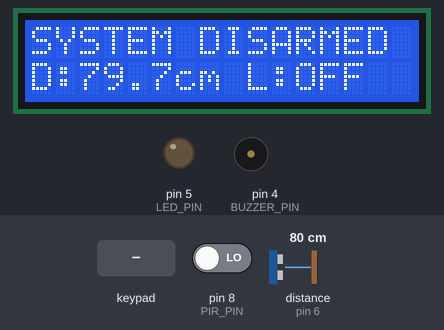
Bench run of a sketch on a simulated Arduino Uno, built with avr-gcc and run on an emulated ATmega328P. Shown: 16×2 character LCD, output pins drawn as LEDs (lit = HIGH), buzzer (waves = sounding). Wiring (inferred from the names in the program): ultrasonic range finder: trigger pin 7; echo pin 6. The inputs (shaded band) are chosen by the test bench; at power-on: distance to the obstacle (sensor on pin 6) 80 cm, pin 8 (PIR_PIN) LOW. The echo pulse lasts 58.3 µs per cm; pins used as bus, display or sensor lines are not drawn; what the sketch prints to the serial monitor is not drawn.

Above: at 3.3 s.
3.4 s: keypad keys 2 5 1 9 D pressed 0.4 s apart
At 5.17 s:
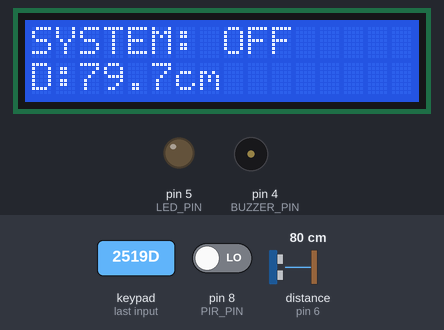
6.9 s: key 'A' pressed
At 8.0 s:
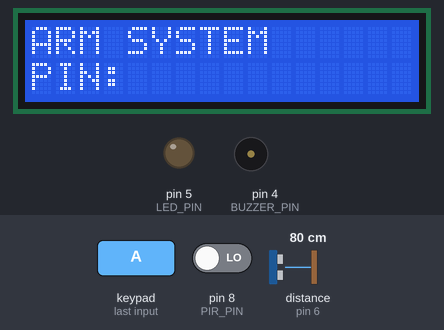
8.4 s: keypad keys 2 3 9 1 0 # pressed 0.4 s apart
At 8.6 s:
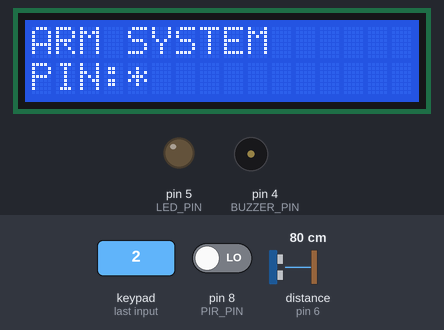
12.3 s: distance to the obstacle (sensor on pin 6) set to 2 cm
At 13.6 s:
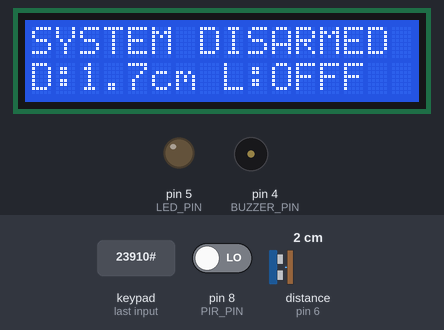
13.9 s: distance to the obstacle (sensor on pin 6) set to 4 cm
At 14.5 s:
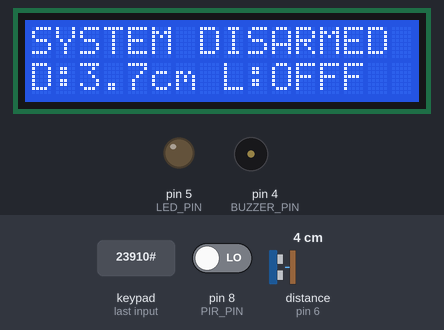
15.7 s: pin 8 (PIR_PIN) driven HIGH
At 17.7 s:
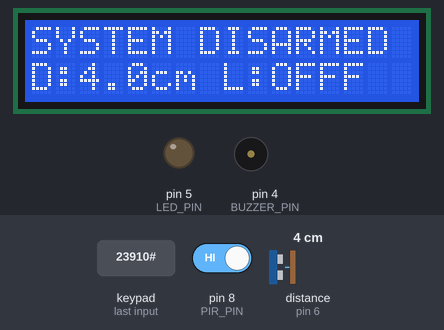
Timing chart, 0 to 18.9 s (numbered marks = the images above; inputs shaded):
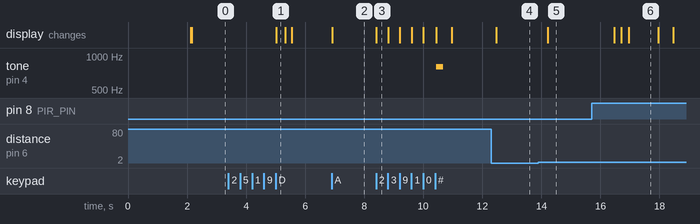

The sketch:

smart_security_system.ino
```cpp
#include <Wire.h>
#include <LiquidCrystal_I2C.h>
#include <Keypad.h>

// =============================
// LCD
// =============================
LiquidCrystal_I2C lcd(0x27, 16, 2);

// =============================
// PINS
// =============================
#define TRIG_PIN 7
#define ECHO_PIN 6
#define PIR_PIN 8
#define LED_PIN 5
#define BUZZER_PIN 4

// =============================
// KEYPAD
// =============================
const byte ROWS = 4;
const byte COLS = 4;

char keys[ROWS][COLS] = {
  {'1','2','3','A'},
  {'4','5','6','B'},
  {'7','8','9','C'},
  {'*','0','#','D'}
};

byte rowPins[ROWS] = {2, 3, 9, 10};
byte colPins[COLS] = {11, 12, 13, A0};

Keypad keypad = Keypad(
  makeKeymap(keys),
  rowPins,
  colPins,
  ROWS,
  COLS
);

// =============================
// SECURITY
// =============================
const String correctPIN = "2519";

String enteredPIN = "";

bool systemArmed = false;
bool enteringPIN = false;
bool armingMode = false;

// =============================
// TIMERS
// =============================
unsigned long lastMotionTime = 0;
unsigned long lastBeepTime = 0;
unsigned long lastDistanceTime = 0;
unsigned long lastLCDTime = 0;

const unsigned long LIGHT_TIMEOUT = 15000;
const unsigned long DISTANCE_INTERVAL = 100;
const unsigned long LCD_INTERVAL = 250;

// =============================
// SENSOR DATA
// =============================
float distance = 999;
bool motionDetected = false;

// =============================
// SETUP
// =============================
void setup() {

  Serial.begin(9600);

  pinMode(TRIG_PIN, OUTPUT);
  pinMode(ECHO_PIN, INPUT);

  pinMode(PIR_PIN, INPUT);

  pinMode(LED_PIN, OUTPUT);
  pinMode(BUZZER_PIN, OUTPUT);

  digitalWrite(LED_PIN, LOW);
  noTone(BUZZER_PIN);

  lcd.init();
  lcd.backlight();

  lcd.setCursor(0, 0);
  lcd.print("SMART ROOM");
  lcd.setCursor(0, 1);
  lcd.print("SECURITY SYSTEM");

  delay(2000);

  showMainScreen();
}

// =============================
// MAIN LOOP
// =============================
void loop() {

  handleKeypad();

  readPIR();

  updateDistance();

  updateLight();

  updateBuzzer();

  updateLCD();

}

// =============================
// KEYPAD
// =============================
void handleKeypad() {

  char key = keypad.getKey();

  if (!key) {
    return;
  }

  Serial.print("Key: ");
  Serial.println(key);

  // -------------------------
  // Start ARM
  // -------------------------
  if (key == 'A') {

    enteringPIN = true;
    armingMode = true;
    enteredPIN = "";

    lcd.clear();
    lcd.setCursor(0, 0);
    lcd.print("ARM SYSTEM");
    lcd.setCursor(0, 1);
    lcd.print("PIN:");

    return;
  }

  // -------------------------
  // Start DISARM
  // -------------------------
  if (key == 'B') {

    enteringPIN = true;
    armingMode = false;
    enteredPIN = "";

    lcd.clear();
    lcd.setCursor(0, 0);
    lcd.print("DISARM SYSTEM");
    lcd.setCursor(0, 1);
    lcd.print("PIN:");

    return;
  }

  // -------------------------
  // PIN MODE
  // -------------------------
  if (enteringPIN) {

    // Clear
    if (key == '*') {

      enteredPIN = "";

      lcd.setCursor(4, 1);
      lcd.print("            ");

      lcd.setCursor(4, 1);

      return;
    }

    // Number
    if (key >= '0' && key <= '9') {

      if (enteredPIN.length() < 6) {

        enteredPIN += key;

        lcd.setCursor(
          4 + enteredPIN.length() - 1,
          1
        );

        lcd.print("*");
      }

      return;
    }

    // Submit
    if (key == '#') {

      checkPIN();

      return;
    }
  }

  // -------------------------
  // STATUS
  // -------------------------
  if (key == 'D') {

    lcd.clear();

    if (systemArmed) {

      lcd.setCursor(0, 0);
      lcd.print("SYSTEM: ARMED");

    } else {

      lcd.setCursor(0, 0);
      lcd.print("SYSTEM: OFF");
    }

    lcd.setCursor(0, 1);
    lcd.print("D:");
    lcd.print(distance, 1);
    lcd.print("cm");

    lastLCDTime = millis();

    return;
  }
}

// =============================
// CHECK PIN
// =============================
void checkPIN() {

  if (enteredPIN == correctPIN) {

    if (armingMode) {

      systemArmed = true;

      Serial.println("SYSTEM ARMED");

      lcd.clear();
      lcd.setCursor(0, 0);
      lcd.print("ACCESS GRANTED");
      lcd.setCursor(0, 1);
      lcd.print("SYSTEM ARMED");

    } else {

      systemArmed = false;

      digitalWrite(LED_PIN, LOW);
      noTone(BUZZER_PIN);

      Serial.println("SYSTEM DISARMED");

      lcd.clear();
      lcd.setCursor(0, 0);
      lcd.print("ACCESS GRANTED");
      lcd.setCursor(0, 1);
      lcd.print("SYSTEM OFF");
    }

  } else {

    Serial.println("WRONG PIN");

    lcd.clear();
    lcd.setCursor(0, 0);
    lcd.print("ACCESS DENIED");
    lcd.setCursor(0, 1);
    lcd.print("WRONG PIN");

    tone(BUZZER_PIN, 800);

    delay(250);

    noTone(BUZZER_PIN);
  }

  enteredPIN = "";
  enteringPIN = false;

  lastLCDTime = millis();
}

// =============================
// PIR
// =============================
void readPIR() {

  motionDetected = digitalRead(PIR_PIN);

  if (motionDetected) {

    lastMotionTime = millis();

    if (systemArmed) {
      digitalWrite(LED_PIN, HIGH);
    }
  }
}

// =============================
// DISTANCE
// =============================
void updateDistance() {

  if (millis() - lastDistanceTime < DISTANCE_INTERVAL) {
    return;
  }

  lastDistanceTime = millis();

  digitalWrite(TRIG_PIN, LOW);
  delayMicroseconds(2);

  digitalWrite(TRIG_PIN, HIGH);
  delayMicroseconds(10);

  digitalWrite(TRIG_PIN, LOW);

  long duration = pulseIn(
    ECHO_PIN,
    HIGH,
    30000
  );

  if (duration == 0) {

    distance = 999;

  } else {

    distance = duration * 0.0343 / 2;
  }
}

// =============================
// LIGHT
// =============================
void updateLight() {

  if (!systemArmed) {

    digitalWrite(LED_PIN, LOW);
    return;
  }

  if (
    digitalRead(LED_PIN) == HIGH &&
    millis() - lastMotionTime >= LIGHT_TIMEOUT
  ) {

    digitalWrite(LED_PIN, LOW);
  }
}

// =============================
// BUZZER
// =============================
void updateBuzzer() {

  if (!systemArmed || enteringPIN) {

    noTone(BUZZER_PIN);
    return;
  }

  // Very close
  if (distance < 30) {

    tone(BUZZER_PIN, 2000);
  }

  // Close
  else if (distance < 75) {

    if (millis() - lastBeepTime >= 300) {

      lastBeepTime = millis();

      tone(BUZZER_PIN, 1500);
    }

    if (millis() - lastBeepTime >= 100) {

      noTone(BUZZER_PIN);
    }
  }

  // Medium
  else if (distance < 150) {

    if (millis() - lastBeepTime >= 1000) {

      lastBeepTime = millis();

      tone(BUZZER_PIN, 1000);
    }

    if (millis() - lastBeepTime >= 100) {

      noTone(BUZZER_PIN);
    }
  }

  // Far
  else {

    noTone(BUZZER_PIN);
  }
}

// =============================
// LCD
// =============================
void updateLCD() {

  if (enteringPIN) {
    return;
  }

  if (millis() - lastLCDTime < LCD_INTERVAL) {
    return;
  }

  lastLCDTime = millis();

  lcd.setCursor(0, 0);

  if (systemArmed) {

    if (motionDetected) {
      lcd.print("MOTION DETECTED");
    } else {
      lcd.print("SYSTEM ARMED   ");
    }

  } else {

    lcd.print("SYSTEM DISARMED");
  }

  lcd.setCursor(0, 1);

  lcd.print("D:");

  if (distance >= 999) {
    lcd.print("---");
  } else {
    lcd.print(distance, 1);
  }

  lcd.print("cm ");

  if (digitalRead(LED_PIN)) {
    lcd.print("L:ON ");
  } else {
    lcd.print("L:OFF");
  }
}

// =============================
// MAIN SCREEN
// =============================
void showMainScreen() {

  lcd.clear();

  lcd.setCursor(0, 0);
  lcd.print("SYSTEM DISARMED");

  lcd.setCursor(0, 1);
  lcd.print("A=ARM B=OFF");
}
```

Measured:
- after the input at 3.4 s, the display: changes after 1.6 s (image 1)
- after the input at 6.9 s, the display: changes at once (image 2)
- after the input at 8.4 s, tone on pin 4 (BUZZER_PIN): silent → 800 Hz after 2.0 s, → silent 0.25 s later; the display: changes at once (image 3)
- after the input at 12.3 s, the display: changes after 0.17 s (image 4)
- after the input at 13.9 s, the display: changes after 0.32 s (image 5)
- after the input at 15.7 s, the display: changes after 0.77 s (image 6)
- what the display in image 6 shows lasts 1.0 s, from 17.0 s to 18.0 s
